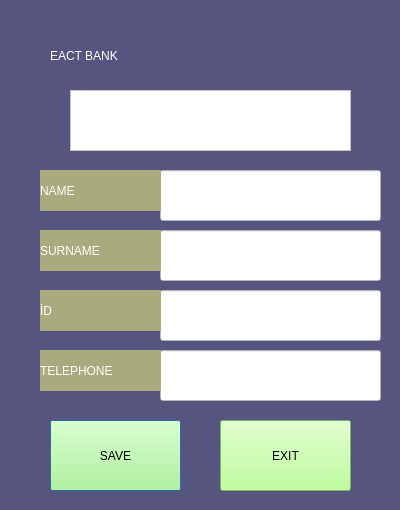
<?xml version="1.0" encoding="UTF-8"?>
<ui version="4.0">
 <class>Dialog</class>
 <widget class="QDialog" name="Dialog">
  <property name="geometry">
   <rect>
    <x>0</x>
    <y>0</y>
    <width>400</width>
    <height>510</height>
   </rect>
  </property>
  <property name="windowTitle">
   <string>EACT BANK - BANK OPERATION</string>
  </property>
  <property name="styleSheet">
   <string notr="true">background-color: rgb(85, 85, 127);</string>
  </property>
  <widget class="QPushButton" name="save_customer">
   <property name="geometry">
    <rect>
     <x>50</x>
     <y>420</y>
     <width>131</width>
     <height>71</height>
    </rect>
   </property>
   <property name="styleSheet">
    <string notr="true">background-color: rgb(170, 255, 127);
font: 75 16pt &quot;MS Shell Dlg 2&quot;;
color: rgb(0, 0, 0);</string>
   </property>
   <property name="text">
    <string>SAVE</string>
   </property>
  </widget>
  <widget class="QPushButton" name="exit">
   <property name="geometry">
    <rect>
     <x>220</x>
     <y>420</y>
     <width>131</width>
     <height>71</height>
    </rect>
   </property>
   <property name="styleSheet">
    <string notr="true">background-color: rgb(170, 255, 127);
font: 75 16pt &quot;MS Shell Dlg 2&quot;;
color: rgb(0, 0, 0);</string>
   </property>
   <property name="text">
    <string>EXIT</string>
   </property>
  </widget>
  <widget class="QLineEdit" name="bankoperationname">
   <property name="geometry">
    <rect>
     <x>160</x>
     <y>170</y>
     <width>221</width>
     <height>51</height>
    </rect>
   </property>
   <property name="styleSheet">
    <string notr="true">background-color: rgb(255, 255, 255);
color: rgb(0, 0, 0);
font: 75 14pt &quot;MS Shell Dlg 2&quot;;</string>
   </property>
   <property name="text">
    <string/>
   </property>
  </widget>
  <widget class="QLineEdit" name="bankoperationsurname">
   <property name="geometry">
    <rect>
     <x>160</x>
     <y>230</y>
     <width>221</width>
     <height>51</height>
    </rect>
   </property>
   <property name="styleSheet">
    <string notr="true">background-color: rgb(255, 255, 255);
color: rgb(0, 0, 0);
font: 75 14pt &quot;MS Shell Dlg 2&quot;;</string>
   </property>
   <property name="text">
    <string/>
   </property>
  </widget>
  <widget class="QLineEdit" name="bankoperationid">
   <property name="geometry">
    <rect>
     <x>160</x>
     <y>290</y>
     <width>221</width>
     <height>51</height>
    </rect>
   </property>
   <property name="styleSheet">
    <string notr="true">background-color: rgb(255, 255, 255);
color: rgb(0, 0, 0);
font: 75 14pt &quot;MS Shell Dlg 2&quot;;</string>
   </property>
   <property name="text">
    <string/>
   </property>
  </widget>
  <widget class="QLineEdit" name="bankoperationtelephone">
   <property name="geometry">
    <rect>
     <x>160</x>
     <y>350</y>
     <width>221</width>
     <height>51</height>
    </rect>
   </property>
   <property name="styleSheet">
    <string notr="true">background-color: rgb(255, 255, 255);
color: rgb(0, 0, 0);
font: 75 14pt &quot;MS Shell Dlg 2&quot;;</string>
   </property>
   <property name="text">
    <string/>
   </property>
  </widget>
  <widget class="QLabel" name="label_2">
   <property name="geometry">
    <rect>
     <x>40</x>
     <y>350</y>
     <width>121</width>
     <height>41</height>
    </rect>
   </property>
   <property name="styleSheet">
    <string notr="true">font: 75 14pt &quot;MS Shell Dlg 2&quot;;
color: rgb(255, 255, 255);
background-color: rgb(170, 170, 127);</string>
   </property>
   <property name="text">
    <string>TELEPHONE</string>
   </property>
  </widget>
  <widget class="QLabel" name="label_3">
   <property name="geometry">
    <rect>
     <x>40</x>
     <y>290</y>
     <width>121</width>
     <height>41</height>
    </rect>
   </property>
   <property name="styleSheet">
    <string notr="true">font: 75 14pt &quot;MS Shell Dlg 2&quot;;
color: rgb(255, 255, 255);
background-color: rgb(170, 170, 127);</string>
   </property>
   <property name="text">
    <string>İD</string>
   </property>
  </widget>
  <widget class="QLabel" name="label_4">
   <property name="geometry">
    <rect>
     <x>40</x>
     <y>230</y>
     <width>121</width>
     <height>41</height>
    </rect>
   </property>
   <property name="styleSheet">
    <string notr="true">font: 75 14pt &quot;MS Shell Dlg 2&quot;;
color: rgb(255, 255, 255);
background-color: rgb(170, 170, 127);</string>
   </property>
   <property name="text">
    <string>SURNAME</string>
   </property>
  </widget>
  <widget class="QLabel" name="label_5">
   <property name="geometry">
    <rect>
     <x>40</x>
     <y>170</y>
     <width>121</width>
     <height>41</height>
    </rect>
   </property>
   <property name="styleSheet">
    <string notr="true">font: 75 14pt &quot;MS Shell Dlg 2&quot;;
color: rgb(255, 255, 255);
background-color: rgb(170, 170, 127);</string>
   </property>
   <property name="text">
    <string>NAME</string>
   </property>
  </widget>
  <widget class="QTextEdit" name="textEdit">
   <property name="geometry">
    <rect>
     <x>70</x>
     <y>90</y>
     <width>281</width>
     <height>61</height>
    </rect>
   </property>
   <property name="font">
    <font>
     <family>MS Shell Dlg 2</family>
     <pointsize>14</pointsize>
     <weight>9</weight>
     <italic>false</italic>
     <bold>false</bold>
    </font>
   </property>
   <property name="styleSheet">
    <string notr="true">font: 75 14pt &quot;MS Shell Dlg 2&quot;;
color: rgb(0, 0, 0);
background-color: rgb(255, 255, 255);</string>
   </property>
  </widget>
  <widget class="QLabel" name="label_6">
   <property name="geometry">
    <rect>
     <x>50</x>
     <y>30</y>
     <width>321</width>
     <height>51</height>
    </rect>
   </property>
   <property name="styleSheet">
    <string notr="true">color: rgb(255, 255, 255);
font: 26pt &quot;Matura MT Script Capitals&quot;;</string>
   </property>
   <property name="text">
    <string>EACT BANK</string>
   </property>
  </widget>
 </widget>
 <resources/>
 <connections/>
</ui>
